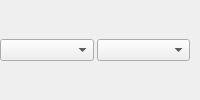
<?xml version="1.0" encoding="UTF-8"?>
<ui version="4.0">
 <class>CSelcalCodeSelector</class>
 <widget class="QFrame" name="CSelcalCodeSelector">
  <property name="windowTitle">
   <string>SELCAL selector</string>
  </property>
  <layout class="QHBoxLayout" name="hl_SelcalCodeSelector">
   <property name="spacing">
    <number>3</number>
   </property>
   <property name="leftMargin">
    <number>0</number>
   </property>
   <property name="topMargin">
    <number>0</number>
   </property>
   <property name="rightMargin">
    <number>0</number>
   </property>
   <property name="bottomMargin">
    <number>0</number>
   </property>
   <item>
    <widget class="QComboBox" name="cb_SelcalPairs1"/>
   </item>
   <item>
    <widget class="QComboBox" name="cb_SelcalPairs2"/>
   </item>
   <item>
    <widget class="BlackGui::CTickLabel" name="lblp_ValidCodeIcon">
     <property name="sizePolicy">
      <sizepolicy hsizetype="Maximum" vsizetype="Maximum">
       <horstretch>0</horstretch>
       <verstretch>0</verstretch>
      </sizepolicy>
     </property>
     <property name="text">
      <string/>
     </property>
     <property name="pixmap">
      <pixmap resource="../../blackmisc/blackmisc.qrc">:/diagona/icons/diagona/icons/tick-button.png</pixmap>
     </property>
    </widget>
   </item>
  </layout>
 </widget>
 <customwidgets>
  <customwidget>
   <class>BlackGui::CTickLabel</class>
   <extends>QLabel</extends>
   <header>blackgui/ticklabel.h</header>
  </customwidget>
 </customwidgets>
 <resources>
  <include location="../../blackmisc/blackmisc.qrc"/>
 </resources>
 <connections/>
</ui>
